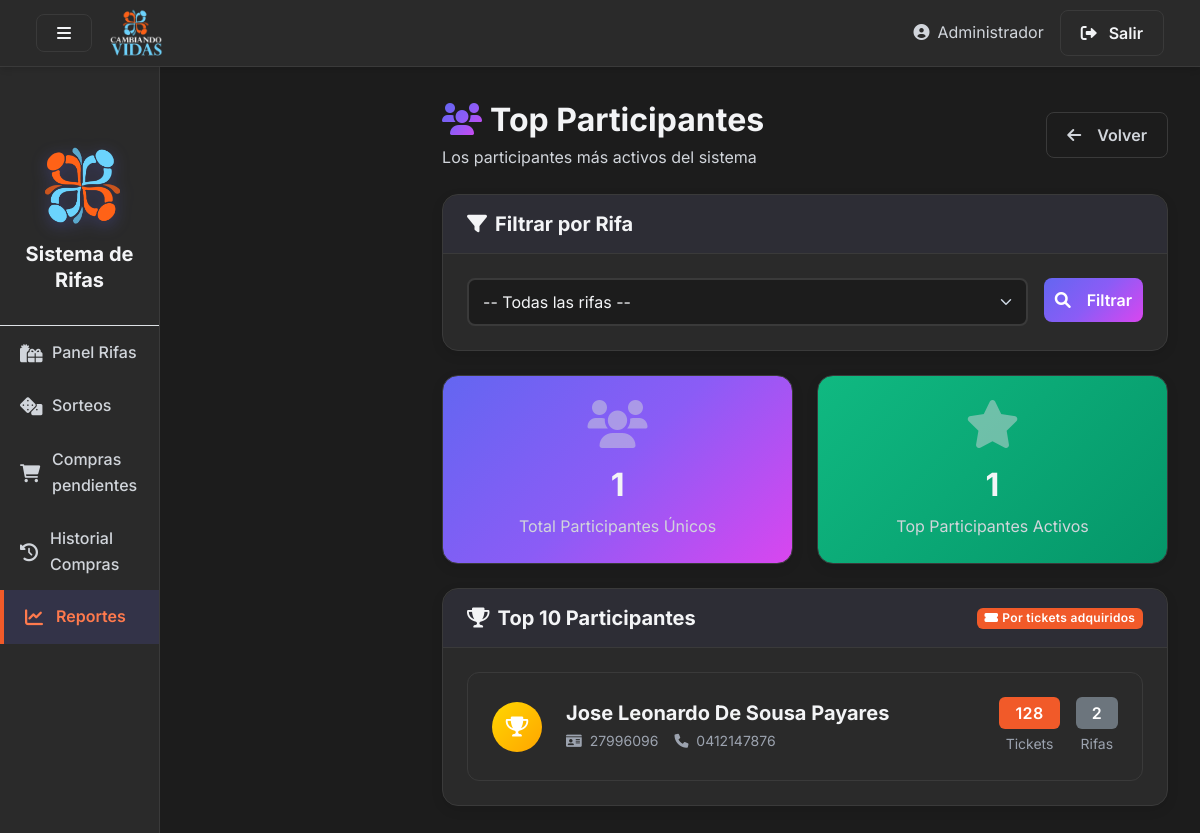
Screenshot of /app2/reportes/participantes/ (signed in) with the database file from the repository.
### app1/models.py (models this page shows, shortened)
class Participante(models.Model):
    identificacion = models.CharField(max_length=30, primary_key=True)
    nombre = models.CharField(max_length=200)
    email = models.EmailField(blank=True)
    telefono = models.CharField(max_length=30, blank=True)

### app2/views.py (the view)
# urls.py: path('reportes/participantes/', views.reporte_participantes, name='reporte_participantes'),
def reporte_participantes(request):
    user_id = request.session.get('user_admin_id')
    if not user_id:
        messages.error(request, 'Debe iniciar sesión primero')
        return redirect('login')
    rifa_id = request.GET.get('rifa_id')
    reporte = admin_crud.obtener_reporte_participantes(rifa_id=rifa_id)
    rifas = Rifa.objects.all().order_by('-fecha_sorteo')
    context = {
        'reporte': reporte,
        'rifas': rifas,
        'rifa_id': rifa_id
    }
    return render(request, 'reporte_participantes.html', context)

### app2/crud.py (called while the page is built)
def obtener_reporte_participantes(rifa_id=None):
    from app1.models import Participante, Ticket
    qs = Ticket.objects.filter(confirmed=True).select_related('participante', 'rifa')
    if rifa_id:
        qs = qs.filter(rifa_id=rifa_id)
    top_participantes = qs.values(
        'participante__nombre',
        'participante__identificacion',
        'participante__telefono'
    ).annotate(
        total_tickets=Count('id'),
        rifas_participadas=Count('rifa', distinct=True)
    ).order_by('-total_tickets')[:10]
    return {
        'top_participantes': list(top_participantes),
        'total_participantes': qs.values('participante').distinct().count()
    }

### app2/templates/reporte_participantes.html (shortened to what this page needs)
{% load static %}
<!DOCTYPE html>
<html lang="es">
<head>
    <link href="https://cdn.jsdelivr.net/npm/bootstrap@5.3.0/dist/css/bootstrap.min.css" rel="stylesheet">
    <link rel="stylesheet" href="https://cdnjs.cloudflare.com/ajax/libs/font-awesome/6.0.0/css/all.min.css">
    <link rel="stylesheet" href="{% static 'css/paneles-style.css' %}">
</head>
<body>
    <nav class="navbar navbar-expand-lg navbar-dark">
      <div class="container-fluid">
        <button class="btn btn-outline-light me-3" id="sidebarToggle">
          <i class="fas fa-bars"></i>
        </button>
        <img src="{% static 'images/cambiando-vidas.png' %}" alt="Logo" height="50" class="me-2">
        <div class="ms-auto d-flex align-items-center">
          <span class="text-secondary me-3 d-none d-md-inline">
            <i class="fas fa-user-circle me-2"></i>Administrador
          </span>
          <a href="{% url 'login' %}" class="btn btn-outline-light">
            <i class="fas fa-sign-out-alt"></i>
            <span class="d-none d-md-inline ms-1">Salir</span>
          </a>
        </div>
      </div>
    </nav>
    <div class="d-flex" id="wrapper" style="min-height:100vh;">
      <div id="sidebar-wrapper">
        <div class="sidebar-heading border-bottom">
          <img src="{% static 'images/logo-img.png' %}" alt="Logo" width="80" class="mb-2">
          <h5>Sistema de Rifas</h5>
        </div>
        <div class="list-group list-group-flush">
          <a href="{% url 'control' %}" class="list-group-item">
            <i class="fas fa-gifts"></i>
            <span>Panel Rifas</span>
          </a>
          <a href="{% url 'sorteos' %}" class="list-group-item">
            <i class="fas fa-dice"></i>
            <span>Sorteos</span>
          </a>
          <a href="{% url 'compras' %}" class="list-group-item">
            <i class="fas fa-shopping-cart"></i>
            <span>Compras pendientes</span>
          </a>
          <a href="{% url 'historial_compras' %}" class="list-group-item">
            <i class="fas fa-history"></i>
            <span>Historial Compras</span>
          </a>
          <a href="{% url 'reportes' %}" class="list-group-item active">
            <i class="fas fa-chart-line"></i>
            <span>Reportes</span>
          </a>
        </div>
      </div>
      <div class="flex-grow-1" id="page-content-wrapper">
        <div class="mb-4 d-flex justify-content-between align-items-center">
          <div>
            <h2 class="mb-1">
              <i class="fas fa-users me-2 text-gradient"></i>Top Participantes
            </h2>
            <p class="text-secondary mb-0">Los participantes más activos del sistema</p>
          </div>
          <a href="{% url 'reportes' %}" class="btn btn-outline-secondary">
            <i class="fas fa-arrow-left me-2"></i>Volver
          </a>
        </div>
        <div class="card mb-4">
          <div class="card-header">
            <h5 class="mb-0"><i class="fas fa-filter me-2"></i>Filtrar por Rifa</h5>
          </div>
          <div class="card-body">
            <form method="get">
              <div class="row g-3">
                <div class="col-md-10">
                  <select name="rifa_id" class="form-select">
                    <option value="">-- Todas las rifas --</option>
                  </select>
                </div>
                <div class="col-md-2">
                  <button type="submit" class="btn btn-primary w-100">
                    <i class="fas fa-search me-2"></i>Filtrar
                  </button>
                </div>
              </div>
            </form>
          </div>
        </div>
        <div class="row g-4 mb-4">
          <div class="col-md-6">
            <div class="card bg-gradient-primary text-white" style="background: var(--gradient-primary);">
              <div class="card-body text-center">
                <i class="fas fa-users fa-3x mb-3 opacity-50"></i>
                <h2 class="mb-2">{{ reporte.total_participantes }}</h2>
                <p class="mb-0 text-white-75">Total Participantes Únicos</p>
              </div>
            </div>
          </div>
          <div class="col-md-6">
            <div class="card bg-gradient-success text-white" style="background: linear-gradient(135deg, #10b981, #059669);">
              <div class="card-body text-center">
                <i class="fas fa-star fa-3x mb-3 opacity-50"></i>
                <h2 class="mb-2">{{ reporte.top_participantes|length }}</h2>
                <p class="mb-0 text-white-75">Top Participantes Activos</p>
              </div>
            </div>
          </div>
        </div>
        <div class="card">
          <div class="card-header d-flex justify-content-between align-items-center">
            <h5 class="mb-0"><i class="fas fa-trophy me-2"></i>Top 10 Participantes</h5>
            <span class="badge bg-primary">
              <i class="fas fa-ticket-alt me-1"></i>Por tickets adquiridos
            </span>
          </div>
          <div class="card-body">
            {% if reporte.top_participantes %}
              <div class="row g-4">
                {% for participante in reporte.top_participantes %}
                <div class="col-12">
                  <div class="participant-card">
                    <div class="rank-badge {% if forloop.counter == 1 %}rank-1{% elif forloop.counter == 2 %}rank-2{% elif forloop.counter == 3 %}rank-3{% else %}rank-default{% endif %}">
                      {% if forloop.counter <= 3 %}
                        <i class="fas fa-trophy"></i>
                      {% else %}
                        {{ forloop.counter }}
                      {% endif %}
                    </div>
                    <div class="flex-grow-1">
                      <h5 class="mb-1">{{ participante.participante__nombre }}</h5>
                      <div class="d-flex gap-3 text-muted small">
                        <span>
                          <i class="fas fa-id-card me-1"></i>
                          {{ participante.participante__identificacion }}
                        </span>
                        {% if participante.participante__telefono %}
                        <span>
                          <i class="fas fa-phone me-1"></i>
                          {{ participante.participante__telefono }}
                        </span>
                        {% endif %}
                      </div>
                    </div>
                    <div class="text-end">
                      <div class="d-flex gap-3 align-items-center">
                        <div class="text-center">
                          <div class="badge bg-primary mb-1" style="font-size: 1rem; padding: 0.5rem 1rem;">
                            {{ participante.total_tickets }}
                          </div>
                          <small class="d-block text-muted">Tickets</small>
                        </div>
                        <div class="text-center">
                          <div class="badge bg-secondary mb-1" style="font-size: 1rem; padding: 0.5rem 1rem;">
                            {{ participante.rifas_participadas }}
                          </div>
                          <small class="d-block text-muted">Rifas</small>
                        </div>
                      </div>
                    </div>
                  </div>
                </div>
                {% endfor %}
              </div>
            {% endif %}
          </div>
        </div>
      </div>
    </div>
</body>
</html>

### app2/templates/reporte_participantes.html (style rules this page uses)
.rank-badge { width: 50px; height: 50px; border-radius: 50%; display: flex; align-items: center; justify-content: center; font-weight: 800; font-size: 1.25rem; }
.rank-1 { background: linear-gradient(135deg, #FFD700, #FFA500); color: white; }
.participant-card { background: var(--dark-surface); border: 1px solid var(--dark-border); border-radius: var(--radius-lg); padding: 1.5rem; transition: var(--transition); display: flex; align-items: center; gap: 1.5rem; }

### rows the page displays
Participante: participante__nombre "Jose Leonardo De Sousa Payares", participante__identificacion "27996096", participante__telefono "0412147876", total_tickets "128", rifas_participadas "2"

### other values shown
{{ reporte.total_participantes }} "1"
{{ reporte.top_participantes|length }} "1"
